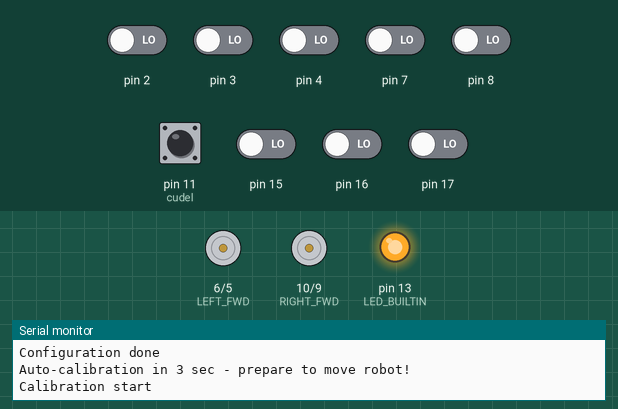
This sketch was run on a simulated Arduino Uno, built with avr-gcc and run on an emulated ATmega328P. Shown: motor-driver pin pairs drawn as motors (green arrow = first pin HIGH = forward, orange = second pin HIGH = backward, longer = more drive), output pins drawn as LEDs (lit = HIGH), the last lines printed to the serial monitor. The test bench sets the inputs (shaded band); at power-on: pin 11 (cudel) HIGH, pin 2–4, pin 7, pin 8, pin 15–17 LOW. At 24.1 s the program stops and its outputs stay as they are.

Above: at 5.2 s.
5.3 s: pin 3 driven HIGH
At 19.7 s:
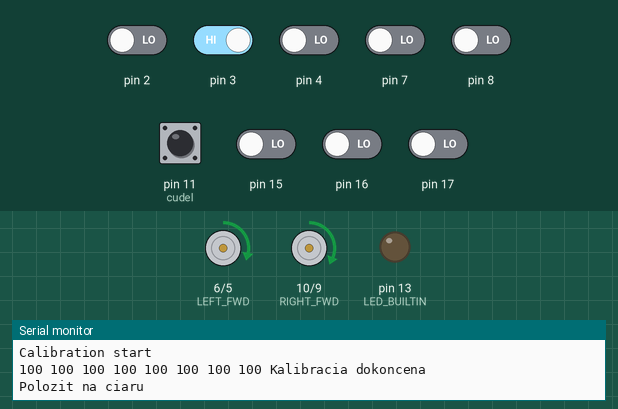
20.7 s: pin 2 driven HIGH
At 21.7 s:
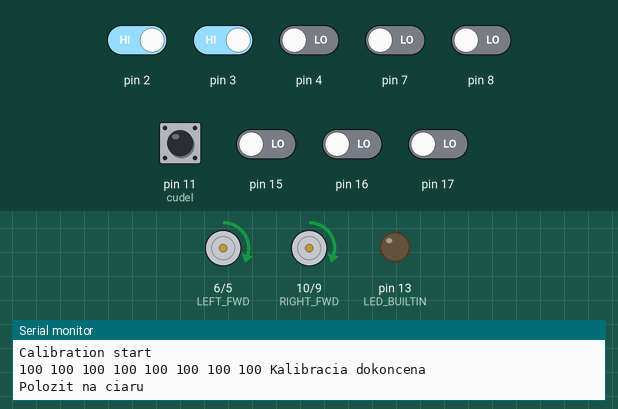
22.3 s: pin 15 driven HIGH
At 23.6 s:
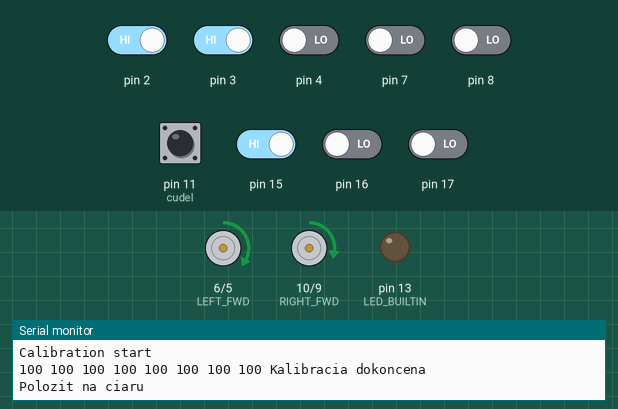
23.9 s: pin 11 (cudel) pulled LOW for 0.75 s
At 24.5 s:
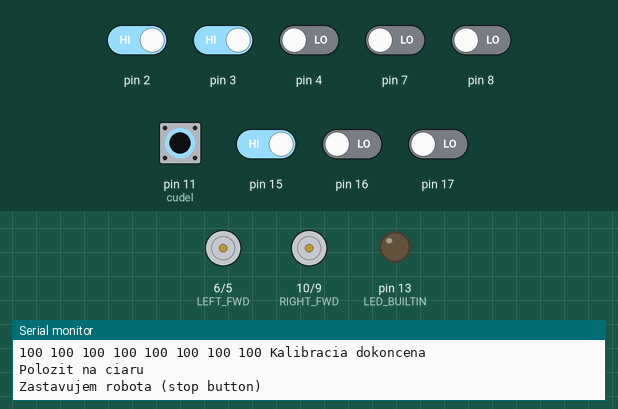
Timing chart, 0 to 25.6 s (numbered marks = the images above; inputs shaded):
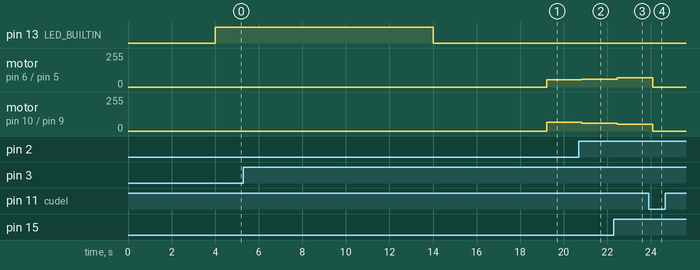

Measured:
- after the input at 5.3 s, motor on pin 6 (LEFT_FWD) / pin 5 (LEFT_BWD): stopped → forward 55/255 after 13.9 s; motor on pin 10 (RIGHT_FWD) / pin 9 (RIGHT_BWD): stopped → forward 65/255 after 13.9 s
- after the input at 20.7 s, motor on pin 6 (LEFT_FWD) / pin 5 (LEFT_BWD): forward 55/255 → forward 60/255 after 0.14 s; motor on pin 10 (RIGHT_FWD) / pin 9 (RIGHT_BWD): forward 65/255 → forward 60/255 after 0.14 s
- after the input at 22.3 s, motor on pin 6 (LEFT_FWD) / pin 5 (LEFT_BWD): forward 60/255 → forward 71/255 after 0.16 s; motor on pin 10 (RIGHT_FWD) / pin 9 (RIGHT_BWD): forward 60/255 → forward 49/255 after 0.16 s
- after the input at 23.9 s, motor on pin 6 (LEFT_FWD) / pin 5 (LEFT_BWD): forward 71/255 → stopped after 0.18 s; motor on pin 10 (RIGHT_FWD) / pin 9 (RIGHT_BWD): forward 49/255 → stopped after 0.18 s

The sketch:

trhac_ciary.ino
```cpp
#include <QTRSensors.h>

QTRSensors qtr;

const uint8_t SensorCount = 8;
uint16_t sensorValues[SensorCount] = { 0 };

int stav = 1;               // 0=wait calib, 1=calibrate, 2=line follow, 3=stop
bool calibration_done = false;
long casstartu = 0;

// Line follower
int baseSpeed = 60;
int kp = 1.8;
int rych_tocenia = 120;
int last_position = 3500;

//--------------------------------------------------------------------
// Pins
//--------------------------------------------------------------------

const int cudel = 11;

// MX1508
#define LEFT_FWD  6
#define LEFT_BWD  5
#define RIGHT_FWD 10
#define RIGHT_BWD 9

//--------------------------------------------------------------------
// MOTORS (forward + backward)
//--------------------------------------------------------------------

void setMotors(int left, int right) {

  // LEFT motor
  if (left >= 0) {
    analogWrite(LEFT_FWD, constrain(left, 0, 255));
    analogWrite(LEFT_BWD, 0);
  } else {
    analogWrite(LEFT_FWD, 0);
    analogWrite(LEFT_BWD, constrain(-left, 0, 255));
  }

  // RIGHT motor
  if (right >= 0) {
    analogWrite(RIGHT_FWD, constrain(right, 0, 255));
    analogWrite(RIGHT_BWD, 0);
  } else {
    analogWrite(RIGHT_FWD, 0);
    analogWrite(RIGHT_BWD, constrain(-right, 0, 255));
  }
}

void zastavsa() {
  analogWrite(LEFT_FWD, 0);
  analogWrite(LEFT_BWD, 0);
  analogWrite(RIGHT_FWD, 0);
  analogWrite(RIGHT_BWD, 0);
  pinMode(cudel, INPUT_PULLUP);
}

//--------------------------------------------------------------------
// Setup
//--------------------------------------------------------------------

void setup() {
  Serial.begin(9600);
  Serial.println("Start MCU");

  qtr.setTypeRC();
  qtr.setSensorPins((const uint8_t[]){ 15, 16, 17, 2, 3, 4, 7, 8 }, SensorCount);
  qtr.setEmitterPin(12);

  pinMode(cudel, INPUT_PULLUP);
  pinMode(LEFT_FWD, OUTPUT);
  pinMode(LEFT_BWD, OUTPUT);
  pinMode(RIGHT_FWD, OUTPUT);
  pinMode(RIGHT_BWD, OUTPUT);
  pinMode(LED_BUILTIN, OUTPUT);

  digitalWrite(LEFT_FWD, LOW);
  digitalWrite(LEFT_BWD, LOW);
  digitalWrite(RIGHT_FWD, LOW);
  digitalWrite(RIGHT_BWD, LOW);

  delay(1000);
  Serial.println("Configuration done");

  stav = 1;
  Serial.println("Auto-calibration in 3 sec - prepare to move robot!");
  delay(3000);
}

//--------------------------------------------------------------------
// Main loop
//--------------------------------------------------------------------

void loop() {
  bool cudelstav = digitalRead(cudel);

  if (cudelstav == 1 && calibration_done) {
    delay(200);
    cudelstav = digitalRead(cudel);
    if (cudelstav == 0) {
      Serial.println("Zastavujem robota (stop button)");
      zastavsa();
      while (true) { ; }
    }
  }

  if (stav == 0) {
    if (cudelstav == 0) {
      stav = 1;
      Serial.println("Prechadzam na kalibraciu");
    }
  }
  else if (stav == 1) {
    digitalWrite(LED_BUILTIN, HIGH);
    Serial.println("Calibration start");

    for (uint16_t i = 0; i < 400; i++) {
      qtr.calibrate();
    }

    for (uint8_t i = 0; i < SensorCount; i++) {
      Serial.print(qtr.calibrationOn.minimum[i]);
      Serial.print(' ');
    }

    digitalWrite(LED_BUILTIN, LOW);
    calibration_done = true;
    stav = 2;

    Serial.println("Kalibracia dokoncena");
    delay(5000);
    Serial.println("Polozit na ciaru");

    casstartu = millis();
  }
  else if (stav == 2) {
    uint16_t position = qtr.readLineBlack(sensorValues);
    if (last_position < 1000 and position == 0){
      analogWrite(LEFT_FWD, rych_tocenia);
      analogWrite(LEFT_BWD, 0);
      analogWrite(RIGHT_FWD, 0);
      analogWrite(RIGHT_BWD, 0);}
    else if(last_position > 6000 and position == 0){
      analogWrite(LEFT_FWD, 0);
      analogWrite(LEFT_BWD, 0);
      analogWrite(RIGHT_FWD, rych_tocenia);
      analogWrite(RIGHT_BWD, 0);}
    else{
    int error = (int)position - 3500;
    int correction = error * kp / 100;

    // TU JE ZMENA – bez constrain!
    int leftSpeed  = baseSpeed - correction;
    int rightSpeed = baseSpeed + correction;

    setMotors(leftSpeed, rightSpeed);
    int last_position = position;
    }
  }
  else if (stav == 3) {
    zastavsa();
  }
}
```
